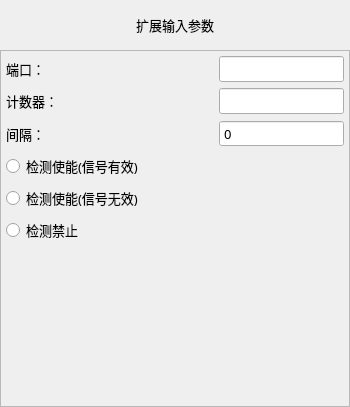
<?xml version="1.0" encoding="UTF-8"?>
<ui version="4.0">
 <class>FormActExtIn</class>
 <widget class="QWidget" name="FormActExtIn">
  <property name="geometry">
   <rect>
    <x>0</x>
    <y>0</y>
    <width>350</width>
    <height>407</height>
   </rect>
  </property>
  <property name="minimumSize">
   <size>
    <width>350</width>
    <height>407</height>
   </size>
  </property>
  <property name="maximumSize">
   <size>
    <width>700</width>
    <height>815</height>
   </size>
  </property>
  <property name="font">
   <font>
    <family>微软雅黑</family>
    <pointsize>10</pointsize>
    <weight>50</weight>
    <italic>false</italic>
    <bold>false</bold>
   </font>
  </property>
  <property name="windowTitle">
   <string notr="true">扩展输入</string>
  </property>
  <property name="toolTip">
   <string notr="true"/>
  </property>
  <property name="statusTip">
   <string notr="true"/>
  </property>
  <property name="whatsThis">
   <string notr="true"/>
  </property>
  <property name="accessibleName">
   <string notr="true"/>
  </property>
  <property name="accessibleDescription">
   <string notr="true"/>
  </property>
  <property name="styleSheet">
   <string notr="true"/>
  </property>
  <property name="windowFilePath">
   <string notr="true"/>
  </property>
  <layout class="QVBoxLayout" name="verticalLayout">
   <property name="spacing">
    <number>0</number>
   </property>
   <property name="margin">
    <number>0</number>
   </property>
   <item>
    <widget class="QLabel" name="labelParaTitle">
     <property name="minimumSize">
      <size>
       <width>0</width>
       <height>50</height>
      </size>
     </property>
     <property name="maximumSize">
      <size>
       <width>16777215</width>
       <height>50</height>
      </size>
     </property>
     <property name="font">
      <font>
       <family>微软雅黑</family>
       <pointsize>10</pointsize>
       <weight>50</weight>
       <bold>false</bold>
      </font>
     </property>
     <property name="styleSheet">
      <string notr="true">QLabel#labelParaTitle
{
	color: black;
	border-image: url(:/img/widget/Panel.png) 0 4 0 4;
	border-left: 4px transparent;
	border-right: 4px transparent;
}
</string>
     </property>
     <property name="text">
      <string>扩展输入参数</string>
     </property>
     <property name="alignment">
      <set>Qt::AlignCenter</set>
     </property>
    </widget>
   </item>
   <item>
    <widget class="QFrame" name="frameExtIn">
     <property name="font">
      <font>
       <family>微软雅黑</family>
       <pointsize>10</pointsize>
       <weight>50</weight>
       <italic>false</italic>
       <bold>false</bold>
      </font>
     </property>
     <property name="styleSheet">
      <string notr="true"/>
     </property>
     <property name="frameShape">
      <enum>QFrame::StyledPanel</enum>
     </property>
     <property name="frameShadow">
      <enum>QFrame::Plain</enum>
     </property>
     <property name="IsMainArea" stdset="0">
      <bool>true</bool>
     </property>
     <layout class="QGridLayout" name="gridLayout">
      <property name="margin">
       <number>5</number>
      </property>
      <item row="0" column="0">
       <widget class="QLabel" name="labelPort">
        <property name="sizePolicy">
         <sizepolicy hsizetype="Expanding" vsizetype="Preferred">
          <horstretch>0</horstretch>
          <verstretch>0</verstretch>
         </sizepolicy>
        </property>
        <property name="minimumSize">
         <size>
          <width>0</width>
          <height>25</height>
         </size>
        </property>
        <property name="maximumSize">
         <size>
          <width>16777215</width>
          <height>50</height>
         </size>
        </property>
        <property name="font">
         <font>
          <family>微软雅黑</family>
          <pointsize>10</pointsize>
          <weight>50</weight>
          <italic>false</italic>
          <bold>false</bold>
         </font>
        </property>
        <property name="text">
         <string>端口：</string>
        </property>
        <property name="buddy">
         <cstring>lineEdit_var</cstring>
        </property>
       </widget>
      </item>
      <item row="0" column="1">
       <widget class="xLineEdit" name="lineEdit_var">
        <property name="sizePolicy">
         <sizepolicy hsizetype="Fixed" vsizetype="Fixed">
          <horstretch>0</horstretch>
          <verstretch>0</verstretch>
         </sizepolicy>
        </property>
        <property name="minimumSize">
         <size>
          <width>100</width>
          <height>25</height>
         </size>
        </property>
        <property name="maximumSize">
         <size>
          <width>220</width>
          <height>50</height>
         </size>
        </property>
        <property name="font">
         <font>
          <family>微软雅黑</family>
          <pointsize>10</pointsize>
          <weight>50</weight>
          <italic>false</italic>
          <bold>false</bold>
         </font>
        </property>
        <property name="focusPolicy">
         <enum>Qt::ClickFocus</enum>
        </property>
        <property name="text">
         <string notr="true"/>
        </property>
        <property name="alignment">
         <set>Qt::AlignCenter</set>
        </property>
        <property name="readOnly">
         <bool>true</bool>
        </property>
       </widget>
      </item>
      <item row="1" column="0">
       <widget class="QLabel" name="labelCounter">
        <property name="sizePolicy">
         <sizepolicy hsizetype="Expanding" vsizetype="Preferred">
          <horstretch>0</horstretch>
          <verstretch>0</verstretch>
         </sizepolicy>
        </property>
        <property name="minimumSize">
         <size>
          <width>0</width>
          <height>25</height>
         </size>
        </property>
        <property name="maximumSize">
         <size>
          <width>16777215</width>
          <height>50</height>
         </size>
        </property>
        <property name="font">
         <font>
          <family>微软雅黑</family>
          <pointsize>10</pointsize>
          <weight>50</weight>
          <italic>false</italic>
          <bold>false</bold>
         </font>
        </property>
        <property name="text">
         <string>计数器：</string>
        </property>
        <property name="buddy">
         <cstring>lineEdit_var</cstring>
        </property>
       </widget>
      </item>
      <item row="1" column="1">
       <widget class="xLineEdit" name="lineEditCounter">
        <property name="sizePolicy">
         <sizepolicy hsizetype="Fixed" vsizetype="Fixed">
          <horstretch>0</horstretch>
          <verstretch>0</verstretch>
         </sizepolicy>
        </property>
        <property name="minimumSize">
         <size>
          <width>100</width>
          <height>25</height>
         </size>
        </property>
        <property name="maximumSize">
         <size>
          <width>220</width>
          <height>50</height>
         </size>
        </property>
        <property name="font">
         <font>
          <family>微软雅黑</family>
          <pointsize>10</pointsize>
          <weight>50</weight>
          <italic>false</italic>
          <bold>false</bold>
         </font>
        </property>
        <property name="focusPolicy">
         <enum>Qt::ClickFocus</enum>
        </property>
        <property name="text">
         <string notr="true"/>
        </property>
        <property name="alignment">
         <set>Qt::AlignCenter</set>
        </property>
        <property name="readOnly">
         <bool>true</bool>
        </property>
       </widget>
      </item>
      <item row="2" column="0">
       <widget class="QLabel" name="labelInterval">
        <property name="sizePolicy">
         <sizepolicy hsizetype="Expanding" vsizetype="Preferred">
          <horstretch>0</horstretch>
          <verstretch>0</verstretch>
         </sizepolicy>
        </property>
        <property name="minimumSize">
         <size>
          <width>0</width>
          <height>25</height>
         </size>
        </property>
        <property name="maximumSize">
         <size>
          <width>16777215</width>
          <height>50</height>
         </size>
        </property>
        <property name="font">
         <font>
          <family>微软雅黑</family>
          <pointsize>10</pointsize>
          <weight>50</weight>
          <italic>false</italic>
          <bold>false</bold>
         </font>
        </property>
        <property name="text">
         <string>间隔：</string>
        </property>
        <property name="buddy">
         <cstring>lineEdit_var</cstring>
        </property>
       </widget>
      </item>
      <item row="2" column="1">
       <widget class="xSpinBox" name="BoxInterval">
        <property name="sizePolicy">
         <sizepolicy hsizetype="Fixed" vsizetype="Fixed">
          <horstretch>0</horstretch>
          <verstretch>0</verstretch>
         </sizepolicy>
        </property>
        <property name="minimumSize">
         <size>
          <width>100</width>
          <height>25</height>
         </size>
        </property>
        <property name="maximumSize">
         <size>
          <width>220</width>
          <height>50</height>
         </size>
        </property>
        <property name="font">
         <font>
          <family>微软雅黑</family>
          <pointsize>10</pointsize>
          <weight>50</weight>
          <italic>false</italic>
          <bold>false</bold>
         </font>
        </property>
        <property name="focusPolicy">
         <enum>Qt::ClickFocus</enum>
        </property>
        <property name="alignment">
         <set>Qt::AlignLeading|Qt::AlignLeft|Qt::AlignVCenter</set>
        </property>
        <property name="buttonSymbols">
         <enum>QAbstractSpinBox::NoButtons</enum>
        </property>
        <property name="specialValueText">
         <string notr="true"/>
        </property>
        <property name="keyboardTracking">
         <bool>false</bool>
        </property>
        <property name="suffix">
         <string notr="true"/>
        </property>
        <property name="prefix">
         <string notr="true"/>
        </property>
        <property name="minimum">
         <number>0</number>
        </property>
        <property name="maximum">
         <number>999</number>
        </property>
        <property name="value">
         <number>0</number>
        </property>
        <property name="HasBtn" stdset="0">
         <bool>true</bool>
        </property>
       </widget>
      </item>
      <item row="3" column="0">
       <widget class="xRadioButton" name="radioButton_check">
        <property name="sizePolicy">
         <sizepolicy hsizetype="Expanding" vsizetype="Fixed">
          <horstretch>0</horstretch>
          <verstretch>0</verstretch>
         </sizepolicy>
        </property>
        <property name="minimumSize">
         <size>
          <width>0</width>
          <height>25</height>
         </size>
        </property>
        <property name="maximumSize">
         <size>
          <width>16777215</width>
          <height>50</height>
         </size>
        </property>
        <property name="font">
         <font>
          <family>微软雅黑</family>
          <pointsize>10</pointsize>
          <weight>50</weight>
          <italic>false</italic>
          <bold>false</bold>
         </font>
        </property>
        <property name="focusPolicy">
         <enum>Qt::NoFocus</enum>
        </property>
        <property name="text">
         <string>检测使能(信号有效)</string>
        </property>
        <property name="iconSize">
         <size>
          <width>32</width>
          <height>32</height>
         </size>
        </property>
        <property name="checked">
         <bool>false</bool>
        </property>
       </widget>
      </item>
      <item row="4" column="0">
       <widget class="xRadioButton" name="radioButton_checkUseless">
        <property name="sizePolicy">
         <sizepolicy hsizetype="Expanding" vsizetype="Fixed">
          <horstretch>0</horstretch>
          <verstretch>0</verstretch>
         </sizepolicy>
        </property>
        <property name="minimumSize">
         <size>
          <width>0</width>
          <height>25</height>
         </size>
        </property>
        <property name="maximumSize">
         <size>
          <width>16777215</width>
          <height>50</height>
         </size>
        </property>
        <property name="font">
         <font>
          <family>微软雅黑</family>
          <pointsize>10</pointsize>
          <weight>50</weight>
          <italic>false</italic>
          <bold>false</bold>
         </font>
        </property>
        <property name="focusPolicy">
         <enum>Qt::NoFocus</enum>
        </property>
        <property name="text">
         <string>检测使能(信号无效)</string>
        </property>
        <property name="iconSize">
         <size>
          <width>32</width>
          <height>32</height>
         </size>
        </property>
        <property name="checked">
         <bool>false</bool>
        </property>
       </widget>
      </item>
      <item row="5" column="0">
       <widget class="xRadioButton" name="radioButton_uncheck">
        <property name="sizePolicy">
         <sizepolicy hsizetype="Expanding" vsizetype="Fixed">
          <horstretch>0</horstretch>
          <verstretch>0</verstretch>
         </sizepolicy>
        </property>
        <property name="minimumSize">
         <size>
          <width>0</width>
          <height>25</height>
         </size>
        </property>
        <property name="maximumSize">
         <size>
          <width>16777215</width>
          <height>50</height>
         </size>
        </property>
        <property name="font">
         <font>
          <family>微软雅黑</family>
          <pointsize>10</pointsize>
          <weight>50</weight>
          <italic>false</italic>
          <bold>false</bold>
         </font>
        </property>
        <property name="focusPolicy">
         <enum>Qt::NoFocus</enum>
        </property>
        <property name="text">
         <string>检测禁止</string>
        </property>
        <property name="iconSize">
         <size>
          <width>32</width>
          <height>32</height>
         </size>
        </property>
       </widget>
      </item>
      <item row="6" column="0" colspan="2">
       <spacer name="verticalSpacer">
        <property name="orientation">
         <enum>Qt::Vertical</enum>
        </property>
        <property name="sizeHint" stdset="0">
         <size>
          <width>20</width>
          <height>40</height>
         </size>
        </property>
       </spacer>
      </item>
     </layout>
    </widget>
   </item>
  </layout>
 </widget>
 <customwidgets>
  <customwidget>
   <class>xRadioButton</class>
   <extends>QRadioButton</extends>
   <header>xradiobutton.h</header>
  </customwidget>
  <customwidget>
   <class>xSpinBox</class>
   <extends>QSpinBox</extends>
   <header>xspinbox.h</header>
   <slots>
    <signal>clicked()</signal>
   </slots>
  </customwidget>
  <customwidget>
   <class>xLineEdit</class>
   <extends>QLineEdit</extends>
   <header>xlineedit.h</header>
   <slots>
    <signal>clicked()</signal>
   </slots>
  </customwidget>
 </customwidgets>
 <tabstops>
  <tabstop>lineEdit_var</tabstop>
 </tabstops>
 <resources/>
 <connections>
  <connection>
   <sender>BoxInterval</sender>
   <signal>clicked()</signal>
   <receiver>FormActExtIn</receiver>
   <slot>inputInterval()</slot>
   <hints>
    <hint type="sourcelabel">
     <x>212</x>
     <y>249</y>
    </hint>
    <hint type="destinationlabel">
     <x>208</x>
     <y>414</y>
    </hint>
   </hints>
  </connection>
  <connection>
   <sender>lineEdit_var</sender>
   <signal>clicked()</signal>
   <receiver>FormActExtIn</receiver>
   <slot>selectPort()</slot>
   <hints>
    <hint type="sourcelabel">
     <x>218</x>
     <y>65</y>
    </hint>
    <hint type="destinationlabel">
     <x>435</x>
     <y>71</y>
    </hint>
   </hints>
  </connection>
  <connection>
   <sender>lineEditCounter</sender>
   <signal>clicked()</signal>
   <receiver>FormActExtIn</receiver>
   <slot>selectCounter()</slot>
   <hints>
    <hint type="sourcelabel">
     <x>160</x>
     <y>99</y>
    </hint>
    <hint type="destinationlabel">
     <x>120</x>
     <y>172</y>
    </hint>
   </hints>
  </connection>
 </connections>
 <slots>
  <slot>inputInterval()</slot>
  <slot>selectPort()</slot>
  <slot>selectCounter()</slot>
 </slots>
</ui>
